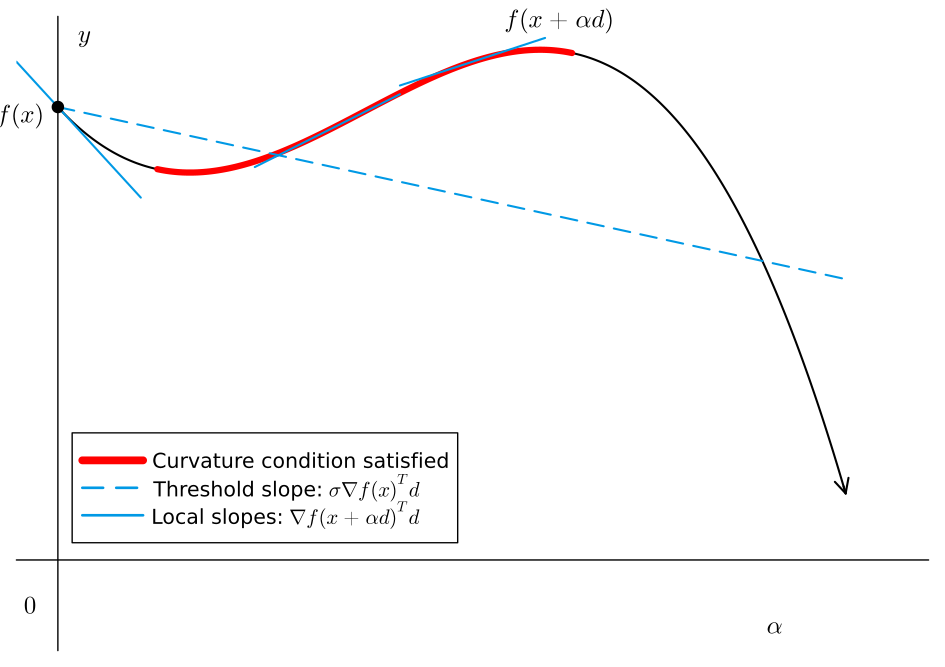

This chart was generated by the following Julia code:
using Plots
using LaTeXStrings

# 1. Function and its derivative definition
phi(alpha) = 1.0 - 1.0*alpha + 2.0*alpha^2 - 0.9*alpha^3
dphi(alpha) = -1.0 + 4.0*alpha - 2.7*alpha^2  # Derivative f'(alpha)

# Initial slope
slope0 = dphi(0.0)

# 2. Parameters
sigma = 0.2  # Curvature parameter
alpha_max = 1.9
alphas = 0.0:0.005:alpha_max

# 3. Colors
color_func = :black
color_highlight = :red
color_tangent = RGB(0.0, 0.6, 0.9)

# 4. Create base plot
p1 = plot(alphas, phi.(alphas), 
    label=nothing, color=color_func, linewidth=1.5,
    grid=false, framestyle=:origin, xlims=(-0.1, 2.1), ylims=(-0.2, 1.2),
    size=(680, 480), ticks=nothing, arrow=true, legend=(0.15, 0.3), 
    legendfontsize=10, foreground_color_legend=:black, legend_background_color=:white
)

# 5. Highlight "Curvature Condition" region
y_curvature = copy(phi.(alphas))
mask_curvature = dphi.(alphas) .>= sigma * slope0
y_curvature[.!mask_curvature] .= NaN


plot!(p1, alphas, y_curvature, 
    label="Curvature condition satisfied", color=color_highlight, linewidth=4.5
)

# Draw the threshold line (dashed)
plot!(p1, alphas, phi(0.0) .+ alphas .* (sigma * slope0), 
    label=raw"Threshold slope: $\sigma \nabla f(x)^T d$", 
    color=color_tangent, linestyle=:dash, linewidth=1.5
)

# 6. Helper function to draw short tangent segments
function plot_tangent!(p, a, color; len=0.35, lab=nothing)
    x_vals = [a - len/2, a + len/2]
    y_vals = [phi(a) - (len/2)*dphi(a), phi(a) + (len/2)*dphi(a)]
    plot!(p, x_vals, y_vals, label=lab, color=color, linewidth=1.5)
end

# Draw tangets in specific points
plot_tangent!(p1, 0.0, color_tangent, len=0.4, lab=raw"Local slopes: $\nabla f(x + \alpha d)^T d$")    
plot_tangent!(p1, 0.65, color_tangent)            
plot_tangent!(p1, 1.0, color_tangent)             

# Add black dot at f(x) point
scatter!(p1, [0.0], [phi(0.0)], label=nothing, color=:black, markersize=5)

# 7. Annotations
annotate!(p1, [
    (alpha_max - 0.15, -0.15, text(L"\alpha", 12, :black, :right)),
    (0.05, 1.15, text(L"y", 12, :black, :left)),
    (-0.05, -0.1, text(L"0", 12, :black, :right)),
    (1.08, 1.19, text(L"f(x + \alpha d)", 12, :black, :left)),
    (-0.03, 0.98, text(L"f(x)", 12, :black, :right))
])

display(p1)
savefig("curvature_condition.pdf")
